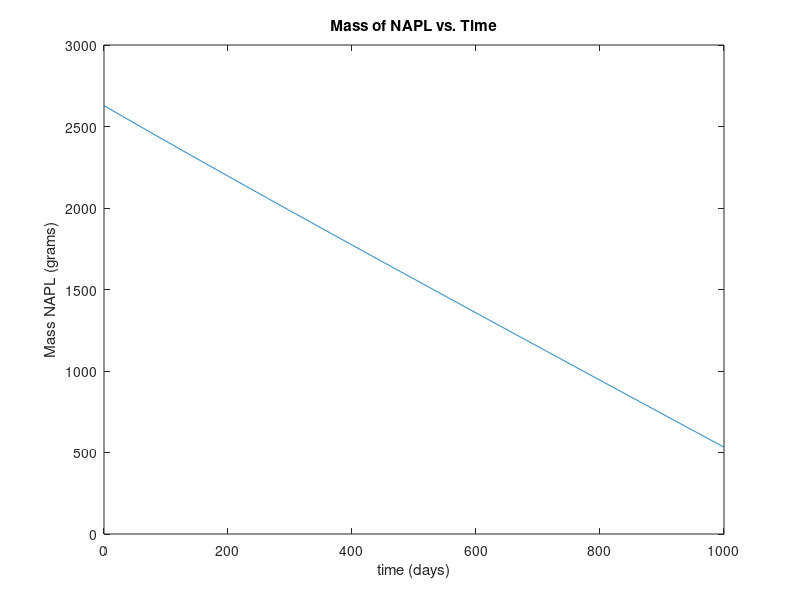

This figure's MATLAB source:

% Julie Harrow
% 1.020 PSet2 Problem 1b
% Plot Mnapl vs. Time

clear all

%Inputs
Snapl = 1.1; % g/L
knapl = 0.0002; % day^-1
ktce = 0.0025; % day^-1
V = 10000; % L
q = 1; % L/day
tau = V/q; % day

%Coefficients
a = (knapl^2 * V * Snapl)/(ktce + (q/V) + knapl) - (knapl * V * Snapl);
b = ((knapl^2 * V * Snapl)/(ktce + (q/V) + knapl)^2); 

%Time 
t = 0:1:1000;

%Formula 
Mnapl = a*t + (b * exp(-(ktce + (q/V) + knapl)*t)) + 2572;

figure
plot(t,Mnapl), title('Mass of NAPL vs. Time');
xlabel('time (days)'), ylabel('Mass NAPL (grams)');
axis([0 1000 0 3000])


